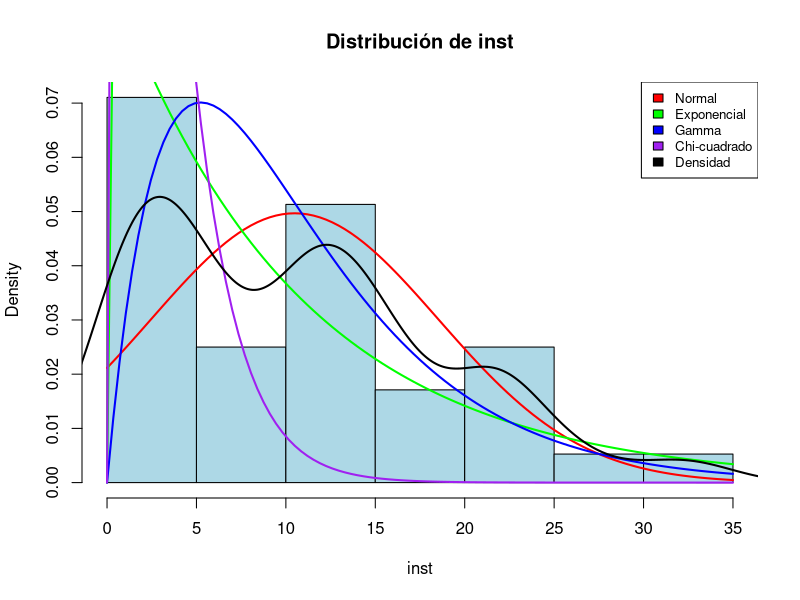
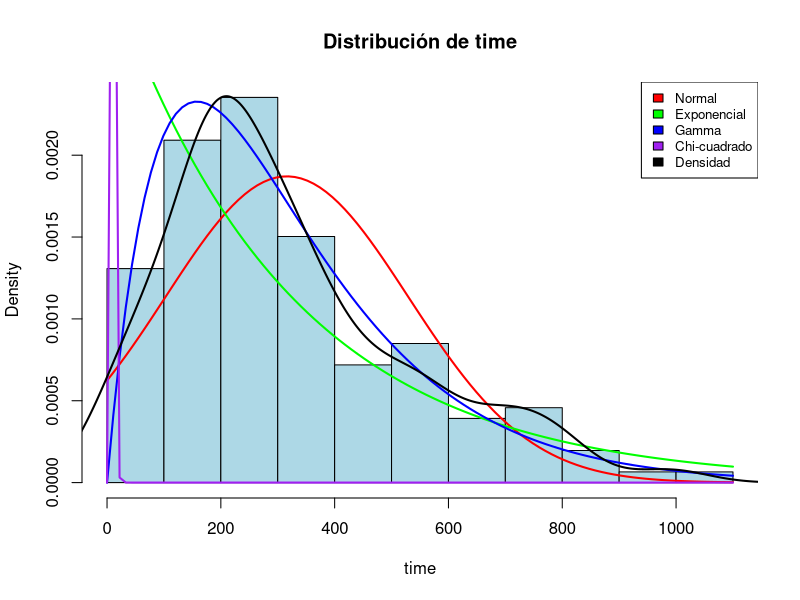
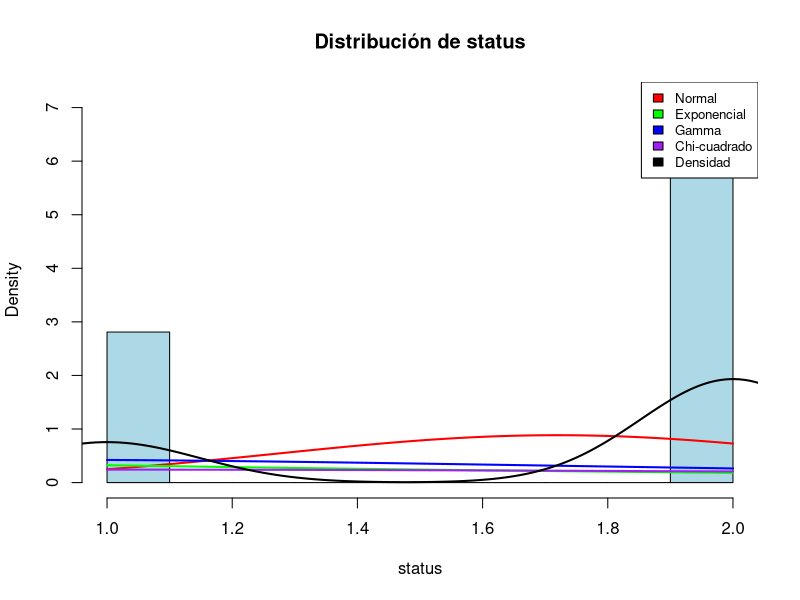
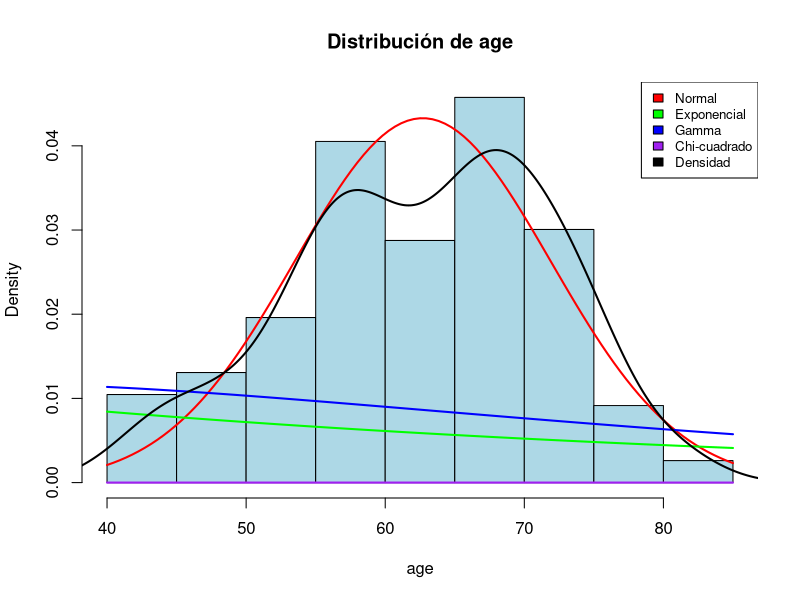
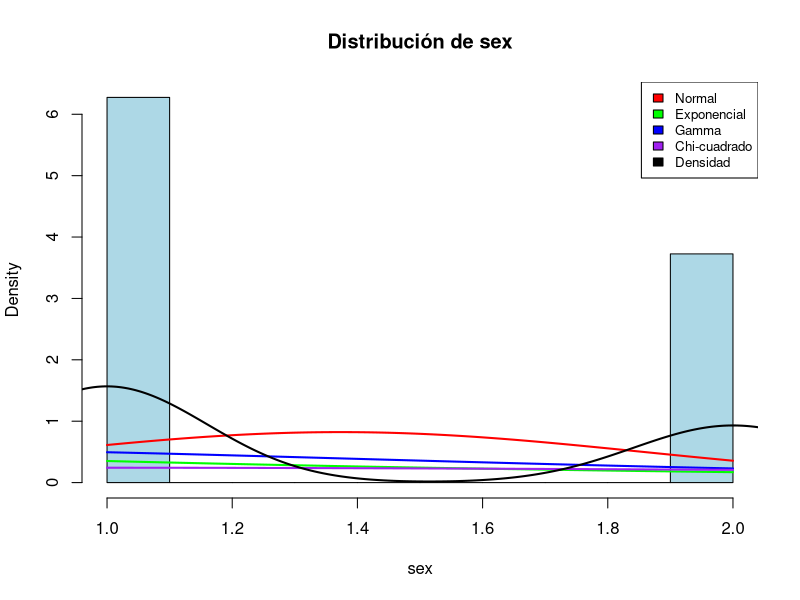
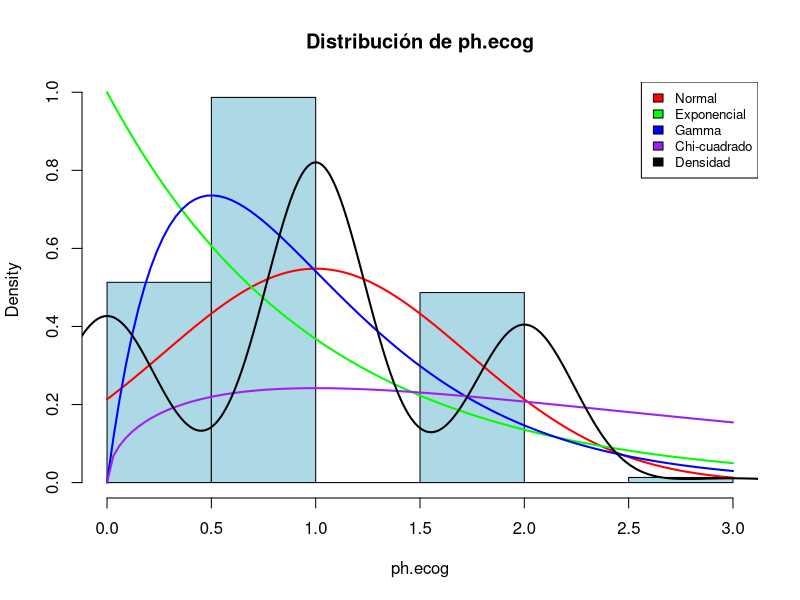
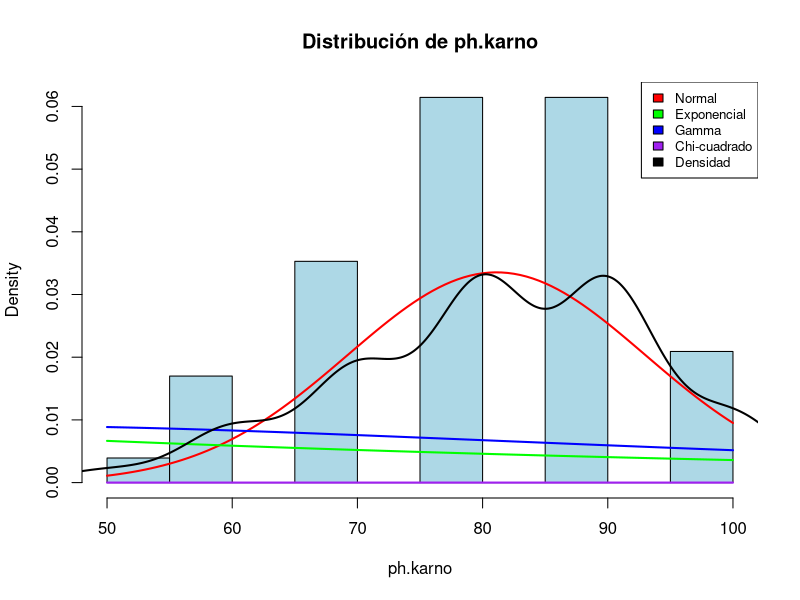
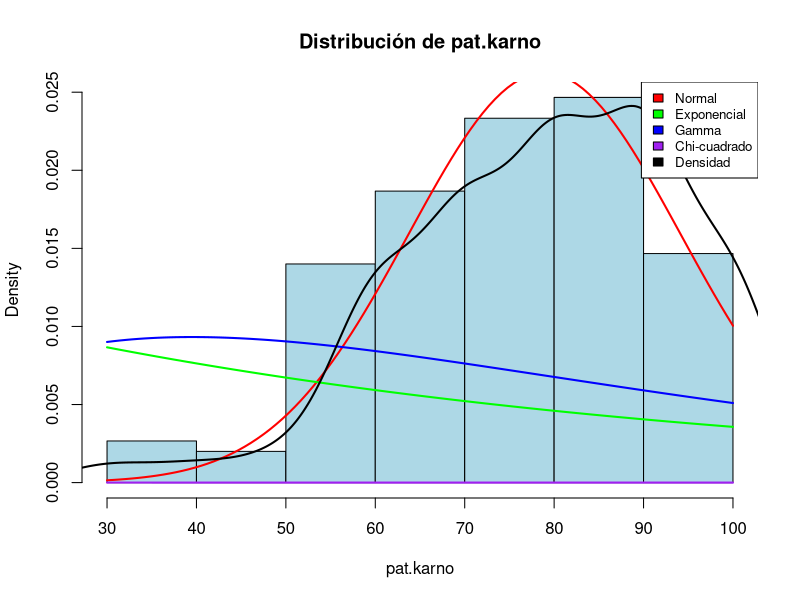

Write the R code that produced these figures, in order.
# Instalar y cargar las librerías necesarias
# install.packages("nortest")
# install.packages("survival")
library(nortest)
library(survival)

# Cargar el dataset
data("lung")

#lung_clean <- na.omit(lung)
lung_clean <- lung[lung$wt.loss > 0, ]
nrow(lung_clean)
#lung_clean$wt.loss <- ifelse(lung_clean$wt.loss < 0, -lung_clean$wt.loss, lung_clean$wt.loss)

# Funciones auxiliares
get_mode <- function(x) {
  ux <- unique(x)
  ux[which.max(tabulate(match(x, ux)))]
}

plot_distribution <- function(data, var_name) {
  if (is.numeric(data) && length(data) > 1 && !all(is.na(data))) {
    hist(data, freq = FALSE, main = paste("Distribución de", var_name), xlab = var_name, col = "lightblue")
    curve(dnorm(x, mean = mean(data, na.rm = TRUE), sd = sd(data, na.rm = TRUE)), col = "red", lwd = 2, add = TRUE)
    curve(dexp(x, rate = 1/mean(data, na.rm = TRUE)), col = "green", lwd = 2, add = TRUE)
    curve(dgamma(x, shape = 2, rate = 2/mean(data, na.rm = TRUE)), col = "blue", lwd = 2, add = TRUE)
    curve(dchisq(x, df = 3), col = "purple", lwd = 2, add = TRUE)
    lines(density(data, na.rm = TRUE), col = "black", lwd = 2)
    legend("topright", legend = c("Normal", "Exponencial", "Gamma", "Chi-cuadrado", "Densidad"), 
           fill = c("red", "green", "blue", "purple", "black"), cex = 0.8)
  } else {
    warning(paste("La variable", var_name, "no es numérica o contiene datos insuficientes"))
  }
}

# Aplicar pruebas de bondad de ajuste
perform_tests <- function(data, var_name) {
  if (is.numeric(data) && length(data) > 1 && !all(is.na(data))) {
    cat("\nVariable:", var_name, "\n")
    
    # Prueba Anderson-Darling
    ad_normal <- ad.test(data)
    cat("  Anderson-Darling (Normal): p-value =", ad_normal$p.value, "\n")
    
    # Kolmogorov-Smirnov
    ks_normal <- ks.test(data, "pnorm", mean(data, na.rm = TRUE), sd(data, na.rm = TRUE))
    cat("  Kolmogorov-Smirnov (Normal): p-value =", ks_normal$p.value, "\n")
    
    # Shapiro-Wilk
    sw_normal <- shapiro.test(data)
    cat("  Shapiro-Wilk (Normal): p-value =", sw_normal$p.value, "\n")
    
    # Ajuste a Exponencial
    ks_expon <- ks.test(data, "pexp", rate = 1/mean(data, na.rm = TRUE))
    cat("  Kolmogorov-Smirnov (Exponencial): p-value =", ks_expon$p.value, "\n")
    
    # Ajuste a Gamma
    shape <- 2
    rate <- 2/mean(data, na.rm = TRUE)
    ks_gamma <- ks.test(data, "pgamma", shape = shape, rate = rate)
    cat("  Kolmogorov-Smirnov (Gamma): p-value =", ks_gamma$p.value, "\n")
    
    # Ajuste a Chi-cuadrado
    df <- 3
    ks_chi <- ks.test(data, "pchisq", df = df)
    cat("  Kolmogorov-Smirnov (Chi-cuadrado): p-value =", ks_chi$p.value, "\n")
    
    # Gráfico
    plot_distribution(data, var_name)
  } else {
    warning(paste("La variable", var_name, "no es numérica o contiene datos insuficientes"))
  }
}

# Iterar sobre cada variable del dataset
for (var in names(lung)) {
  data <- lung_clean[[var]]
  perform_tests(data, var)
}
